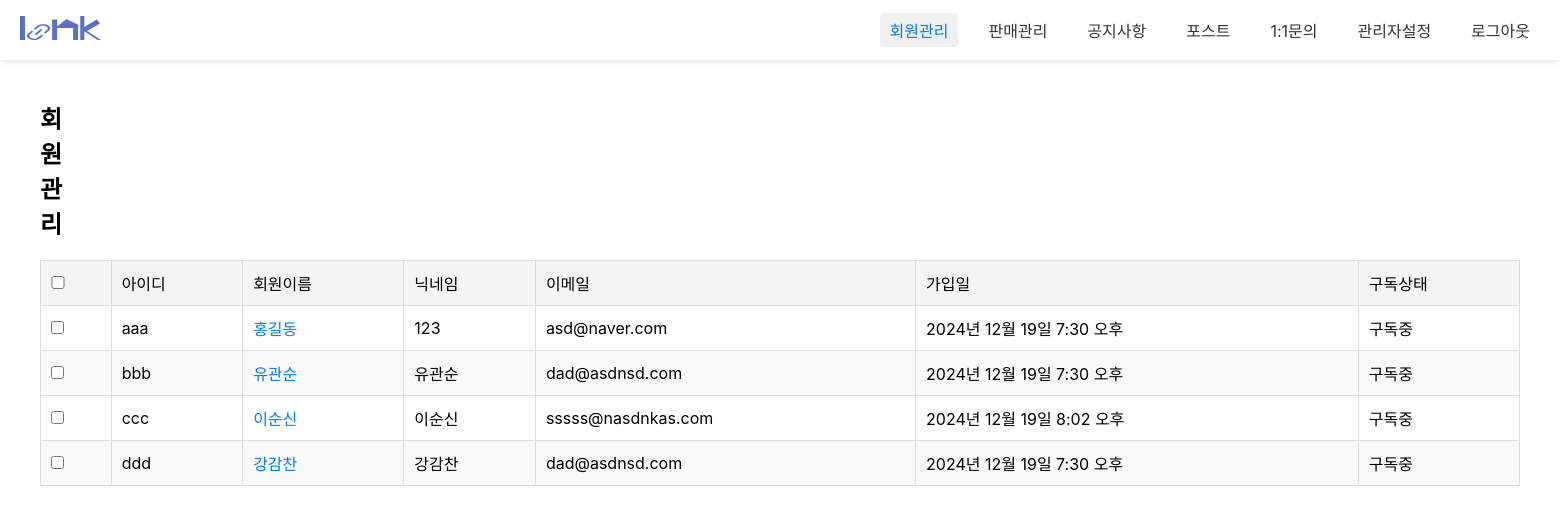
Before: /admin1/admin_memList/ with the older database file.
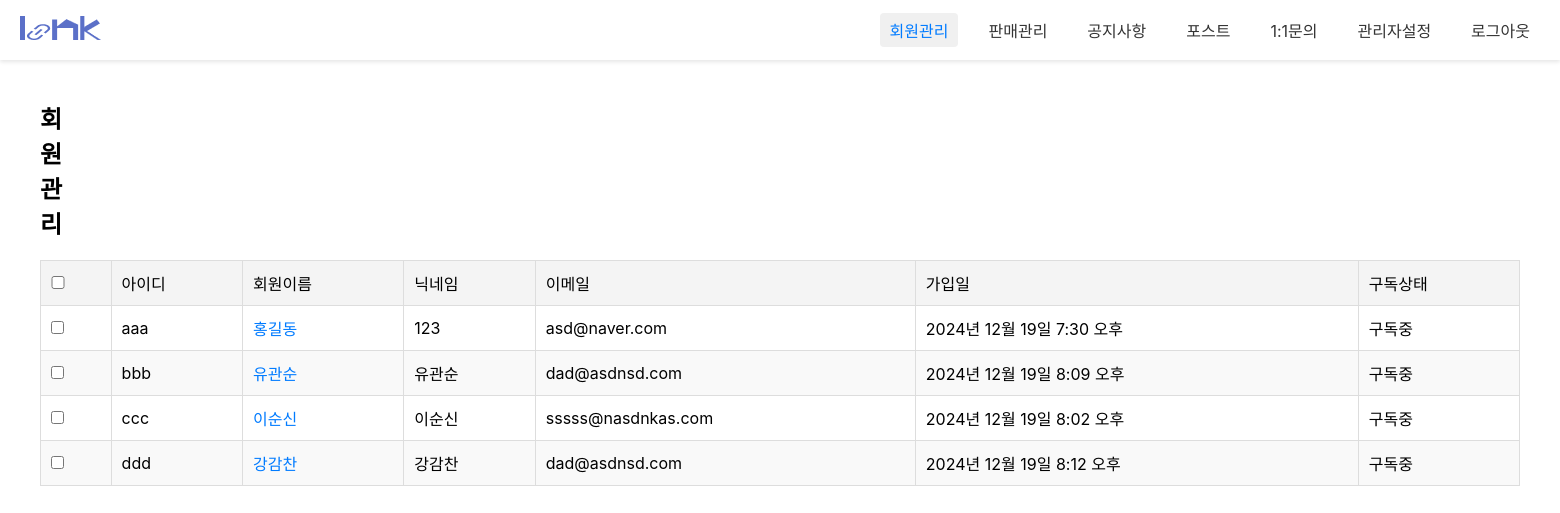
After: the same page with the newer database file.
### loginpage/models.py (models this page shows, shortened)
class Member(models.Model):
  id = models.CharField(max_length=50,primary_key=True)
  pw = models.CharField(max_length=100)
  name = models.CharField(max_length=100)
  nicName = models.CharField(max_length=100,default='123')
  mail = models.EmailField(max_length=100)
  birthday = models.CharField(max_length=100)
  gender = models.CharField(max_length=10,choices=[('남자', '남자'), ('여자', '여자')])
  mdate = models.DateTimeField(auto_now=True)
  created_group = models.OneToOneField(
        'diary.GroupDiary',  # '앱이름.모델이름' 형식
        on_delete=models.SET_NULL,
        null=True,
        blank=True,
        related_name='creator'
    )
  joined_group = models.ForeignKey(
        'diary.GroupDiary',  # '앱이름.모델이름' 형식
        on_delete=models.SET_NULL,
        null=True,
        blank=True,
        related_name='members'
    )

### admin1/views.py (the view)
# urls.py: path('admin_memList/', views.admin_memList, name="admin_memList"),
def admin_memList(request):
	qs = Member.objects.all()
	context = {"mlist":qs}
	return render(request, 'admin_memList.html', context)

### admin1/templates/admin_memList.html (shortened to what this page needs)
{% load static %}
<!DOCTYPE html>
<html lang="ko">
<head>
<link rel="stylesheet" href="{% static 'css/admin1/admin_login.css'%}">
<link rel="stylesheet" href="{% static 'css/admin1/admin_memllist.css'%}">
</head>
<body>
	<nav class="gnb">
		<a href="#" class="logo"><img src="/static/images/admin1/logo_sample.png" alt=""></a>
		<div class="menu">
				<a class="active" href="/admin1/admin_memList/">회원관리</a>
				<a href="#">판매관리</a>
				<a href="/admin1/admin_noticeList/">공지사항</a>
				<a href="/admin1/admin_postList/">포스트</a>
				<a href="/admin1/admin_qList/" >1:1문의</a>
				<a href="/admin1/admin_adminList/">관리자설정</a>
				<a id='a_logout'>로그아웃</a>
		</div>
	</nav>
	<div class="container">
		<div class="con_header">
			<h2>회원 관리</h2>
		</div>
		<table>
			<thead>
				<tr>
					<th><input type="checkbox" id="select_all"></th>
					<th>아이디</th>
					<th>회원이름</th>
					<th>닉네임</th>
					<th>이메일</th>
					<th>가입일</th>
					<th>구독상태</th>
				</tr>
			</thead>
			<tbody>
				{% for mem in mlist %}
				<tr>
					<td><input type="checkbox" class="select_member"></td>
					<td>{{mem.id}}</td>
					<td class="member_name"><a href="/admin1/admin_memView/{{mem.id}}/">{{mem.name}}</a></td>
					<td>{{mem.nicName}}</td>
					<td>{{mem.mail}}</td>
					<td>{{mem.mdate}}</td>
					<td>구독중</td>
				</tr>
				{% endfor %}
			</tbody>
		</table>
	</div>
</body>
</html>

Changed rows visible on the page:
changed Member "bbb": mdate "2024년 12월 19일 7:30 오후" → "2024년 12월 19일 8:09 오후"
changed Member "ddd": mdate "2024년 12월 19일 7:30 오후" → "2024년 12월 19일 8:12 오후"
